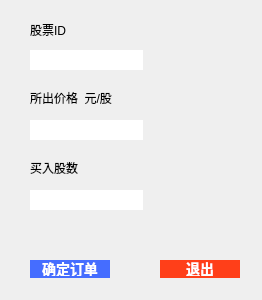
<?xml version="1.0" encoding="UTF-8"?>
<ui version="4.0">
 <class>jiaoyi</class>
 <widget class="QWidget" name="jiaoyi">
  <property name="geometry">
   <rect>
    <x>0</x>
    <y>0</y>
    <width>262</width>
    <height>300</height>
   </rect>
  </property>
  <property name="windowTitle">
   <string>买入订单</string>
  </property>
  <widget class="QLineEdit" name="ID">
   <property name="geometry">
    <rect>
     <x>30</x>
     <y>50</y>
     <width>113</width>
     <height>20</height>
    </rect>
   </property>
   <property name="font">
    <font>
     <pointsize>14</pointsize>
     <bold>true</bold>
    </font>
   </property>
   <property name="styleSheet">
    <string notr="true">border-radius:25px</string>
   </property>
  </widget>
  <widget class="QLabel" name="label">
   <property name="geometry">
    <rect>
     <x>30</x>
     <y>20</y>
     <width>101</width>
     <height>20</height>
    </rect>
   </property>
   <property name="text">
    <string>股票ID</string>
   </property>
  </widget>
  <widget class="QLabel" name="label_2">
   <property name="geometry">
    <rect>
     <x>30</x>
     <y>90</y>
     <width>111</width>
     <height>16</height>
    </rect>
   </property>
   <property name="text">
    <string>所出价格  元/股</string>
   </property>
  </widget>
  <widget class="QLineEdit" name="jiage">
   <property name="geometry">
    <rect>
     <x>30</x>
     <y>120</y>
     <width>113</width>
     <height>20</height>
    </rect>
   </property>
   <property name="font">
    <font>
     <pointsize>14</pointsize>
     <bold>true</bold>
    </font>
   </property>
   <property name="styleSheet">
    <string notr="true">border-radius:25px</string>
   </property>
  </widget>
  <widget class="QLabel" name="label_3">
   <property name="geometry">
    <rect>
     <x>30</x>
     <y>160</y>
     <width>51</width>
     <height>16</height>
    </rect>
   </property>
   <property name="text">
    <string>买入股数</string>
   </property>
  </widget>
  <widget class="QLineEdit" name="num">
   <property name="geometry">
    <rect>
     <x>30</x>
     <y>190</y>
     <width>113</width>
     <height>20</height>
    </rect>
   </property>
   <property name="font">
    <font>
     <pointsize>14</pointsize>
     <bold>true</bold>
    </font>
   </property>
   <property name="styleSheet">
    <string notr="true">border-radius:25px</string>
   </property>
  </widget>
  <widget class="QPushButton" name="queding">
   <property name="geometry">
    <rect>
     <x>30</x>
     <y>260</y>
     <width>80</width>
     <height>18</height>
    </rect>
   </property>
   <property name="cursor">
    <cursorShape>OpenHandCursor</cursorShape>
   </property>
   <property name="styleSheet">
    <string notr="true">QPushButton{
	background-color: rgb(69, 109, 255);

border-color: rgb(138, 255, 255);
border-radius:25px;    /*设置圆角半径 */
padding:2px 4px;  /*QFrame边框与内部其它部件的距离*/
color:white;		/*字体颜色*/
font:bold 14px;		/*设置按钮文字和大小*/
}</string>
   </property>
   <property name="text">
    <string>确定订单</string>
   </property>
  </widget>
  <widget class="QPushButton" name="close">
   <property name="geometry">
    <rect>
     <x>160</x>
     <y>260</y>
     <width>80</width>
     <height>18</height>
    </rect>
   </property>
   <property name="cursor">
    <cursorShape>ClosedHandCursor</cursorShape>
   </property>
   <property name="styleSheet">
    <string notr="true">QPushButton{
	background-color: rgb(255, 63, 25);
border-color: rgb(138, 255, 255);
border-radius:25px;    /*设置圆角半径 */
padding:2px 4px;  /*QFrame边框与内部其它部件的距离*/
color:white;		/*字体颜色*/
font:bold 14px;		/*设置按钮文字和大小*/
}</string>
   </property>
   <property name="text">
    <string>退出</string>
   </property>
  </widget>
 </widget>
 <resources/>
 <connections/>
</ui>
